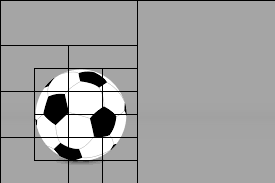
#> input picture Foot_gris_20.png, 275 x 183 px, given in place of Foot.png, which was not available
$ jupyter execute --allow-errors 'Arbre_Structure_Hiérarchiques.ipynb'   (text cells are left out)
#> lines starting #> are read from the running program, lines starting #| are printed output that depends on the picture; after the words box and inside, x2 and y2 are one past the last pixel; in counts of white or black regions, pixels touching at a corner belong together; long printed decimals are rounded; pictures that were not available may be replaced by others from this repository, and a replacement may not be noted
[cell 1]
import numpy as np
import pandas as pd
import random
from matplotlib import pyplot as plt
from sklearn import datasets
import graphviz
import cv2 as cv

[cell 2]
img_gris=cv.imread("C:/Users/pypar/Documents/M1 MMAA/Semestre 8/ProjetDeRecherche/Image/Foot.png",0)
#> img_gris is the input picture: shape (183, 275); min 0, max 255, mean 161.6
cv.imshow("Image Par defaut",img_gris)
k=cv.waitKey(0)
#> (key Esc is pressed here)

[cell 3]
img_color=cv.imread("C:/Users/pypar/Documents/M1 MMAA/Semestre 8/ProjetDeRecherche/Image/Foot.png",1)

[cell 4]
"""img=cv.imread("C:/Users/pypar/Documents/M1 MMAA/Semestre 8/ProjetDeRecherche/Image/Foot.png",0)
h,l=img.shape
for i in range(h):
    for j in range (l):
        if img[i][j]>128:
            img[i][j]=255
        else:
            img[i][j]=0
cv.imshow("Image Par defaut",img)
k=cv.waitKey(0)
"""

[cell 5]
_, thres=cv.threshold(img_gris,127,255,cv.THRESH_BINARY)
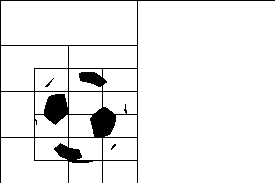
#> thres: shape (183, 275); 93.3% white; 3 black regions (2 under 20 px), largest, box (x1, y1, x2, y2) and area: (0, 0, 275, 183) 3338
#> in Homogeneite, `moyenne=np.mean(img)`: moyenne = 237.9
#> in segmentation_recursif, `node.is_leaf,node.color  = Homogeneite(img)`: node.is_leaf = False; node.color = 237.9
cv.imshow("Foot",img_gris)
cv.imshow("Test_Seuil",thres)
cv.waitKey(0)
cv.destroyAllWindows()

[cell 6]
def split_image(img):
    h,l=img.shape
#> h = 183; l = 275
    if (h>1 and l>1):
        img_0=img[:h//2,:l//2]
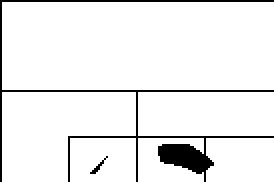
#> img_0: shape (91, 137) (shown 2 times larger); 93.3% white; 2 black regions (1 under 20 px), largest, box (x1, y1, x2, y2) and area: (0, 0, 137, 91) 817
        img_1=img[:h//2,l//2:]
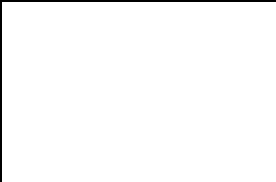
#> img_1: shape (91, 138) (shown 2 times larger); 98.2% white; black in thin lines or dots
        img_2=img[h//2:,:l//2]
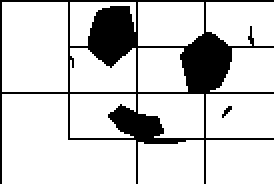
#> img_2: shape (92, 137) (shown 2 times larger); 82.4% white; 2 black regions (1 under 20 px), largest, box (x1, y1, x2, y2) and area: (0, 0, 137, 92) 2201
        img_3=img[h//2:,l//2:]
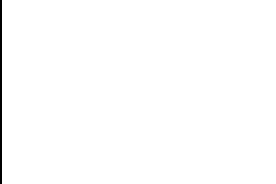
#> img_3: shape (92, 138) (shown 2 times larger); 99.3% white; black in thin lines or dots, all inside (x1, y1, x2, y2) = (0, 0, 1, 92)
        return True,img_0,img_1,img_2,img_3
    else:
        return False,None,None,None,None

[cell 7]
CST_BLANC=255
CST_NOIR=0
def Homogeneite(img):
    moyenne=np.mean(img)
    return (moyenne==CST_BLANC or moyenne==CST_NOIR),moyenne

[cell 8]
class Node:
    num=0
    def __init__(self,x0,y0,x1,y1):
        self.x0=x0
        self.x1=x1
        self.y0=y0
        self.y1=y1
        self.is_leaf= False
        self.color = None
        self.subnode = [None,None,None,None]
        self.name = self.getName()

    def getName(self):
        Node.num += 1
        return "<" + str(Node.num) + ">"

    def contains(self,x,y):
        return (x>=self.x0 and x<=self.x1) and (y>=self.y0 and y<=self.y1)

    def get_taille(self):
        return (self.x1-self.x0),(self.y1-self.y0)

    def display(self,d):  # utilisation de la libraire graphviz pour avoir un joli affichage

        info = ";".join([str(self.x0),str(self.y0),str(self.x1),str(self.y1)])
        if self.is_leaf:
            d.node(self.name,"["+str(self.color)+"]"+"\n" + info + "\n")
        else:
            d.node(self.name,"X\n" + info + "\n", color="red")
            for s in self.subnode:
                if s:
                    s.display(d)
                    d.edge(self.name,s.name,s.name)

[cell 9]
class DecisionTree:
    maxProf=0
    def __init__(self,img,max_split=30):
        self.split=0
        self.max_split=max_split
        self.tree=None
        self.img=img
        self.nbiter=0
        Node.num=0

    def segmentation_recursif(self,img,x=0,y=0):
        """Pas appelée directement"""

        node=None

        if self.split<self.max_split:
            h,l=img.shape
            node = Node(x,y,x+l,y+h)

            node.is_leaf,node.color  = Homogeneite(img) # On appelle la fonction défini plus pour faire notre split

            if not node.is_leaf:
                valide,img_a,img_b,img_c,img_d=split_image(img)
#> valide = True
                if valide:
                    self.split+=1
                    if self.split > DecisionTree.maxProf:
                        DecisionTree.maxProf = self.split
                    node.subnode[0]=self.segmentation_recursif(img_a,x,y)
#> in split_image (call 2), `img_0=img[:h//2,:l//2]`: img_0: shape (45, 68); 96.3% white; black in thin lines or dots
#> in split_image (call 2), `img_1=img[:h//2,l//2:]`: img_1: shape (45, 69); 97.8% white; black in thin lines or dots, all inside (x1, y1, x2, y2) = (0, 0, 69, 1)
#> in split_image (call 2), `img_2=img[h//2:,:l//2]`: img_2: shape (46, 68); 94% white; black in thin lines or dots
#> in split_image (call 2), `img_3=img[h//2:,l//2:]`:
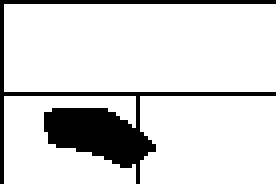
#> img_3: shape (46, 69) (shown 4 times larger); 85.3% white; 1 black region, box (x1, y1, x2, y2) and area: (0, 0, 69, 46) 467
#> in split_image (call 3), `img_0=img[:h//2,:l//2]`: img_0: shape (22, 34); 92.6% white; black in thin lines or dots
#> in split_image (call 3), `img_1=img[:h//2,l//2:]`:
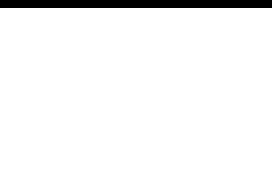
#> img_1: shape (22, 34) (shown 8 times larger); 95.5% white; black in thin lines or dots, all inside (x1, y1, x2, y2) = (0, 0, 34, 1)
#> in split_image (call 3), `img_2=img[h//2:,:l//2]`:
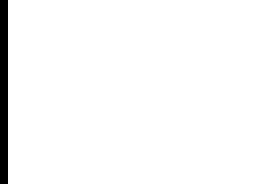
#> img_2: shape (23, 34) (shown 8 times larger); 97.1% white; black in thin lines or dots, all inside (x1, y1, x2, y2) = (0, 0, 1, 23)
#> in split_image (call 3), `img_3=img[h//2:,l//2:]`: img_3: shape (23, 34); every value is 255
                    node.subnode[1]=self.segmentation_recursif(img_b,x+l//2,y)
                    node.subnode[2]=self.segmentation_recursif(img_c,x,y+h//2)
                    node.subnode[3]=self.segmentation_recursif(img_d,x+l//2,y+h//2)
                    self.split-=1

        return node

    def segmentation(self):

        self.tree=self.segmentation_recursif(self.img)

        return self.tree

    def getleaf(self,x,y,node):
#> called with x = 12, y = 55
        self.nbiter+=1
        if node:
            if node.is_leaf:
                return node
            else:
                for s in node.subnode:
                    if s.contains(x,y):
                        return self.getleaf(x,y,s)
#> this loop made 1 pass

        return node


    def predict(self,x,y):
        self.nbiter=0
        return self.getleaf(x,y,self.tree)

    def displayF(self,x,y):
        p=self.predict(x,y)
        if p:
            print("Node:" + str(p.name) + ",recur=" + str(self.nbiter) + " val["+str(x)+","+str(y)+"] = "+str(p.color)+"   rectangle= ("+ str(p.x0)+" ; "+str(p.y0)+" );( "+str(p.x1)+" ; "+str(p.y1)+" ) ")
#| Node:<467>,recur=6 val[12,55] = 255.0   rectangle= (8 ; 50 );( 17 ; 56 )
#> the loop in getleaf (call 2), `for s in node.subnode:` made 1 pass
#| Node:<985>,recur=6 val[102,55] = 255.0   rectangle= (93 ; 50 );( 102 ; 56 )
#| Node:<1>,recur=1 val[12,515] = 237.929   rectangle= (0 ; 0 );( 275 ; 183 )
        else:
            print("Hors zone")


    def reconstruction_node(self,img,node,taillemin):
#> called with taillemin = 20
        if node:
            if not node.is_leaf:
                tx,ty=node.get_taille()
#> tx = 275; ty = 183
                if (tx>taillemin) and (ty>taillemin):
                    cv.rectangle(img,(node.x0,node.y0),(node.x1,node.y1),(0,0,255),1)
                    for s in node.subnode:
                        self.reconstruction_node(img,s,taillemin)
#> this loop made 4 passes
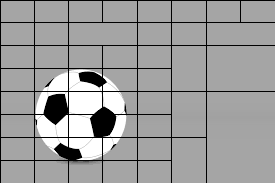
#> img: shape (183, 275); 2.71% of pixels changed, all inside (x1, y1, x2, y2) = (1, 1, 275, 183)

    def reconstruction_rec(self,img,taillemin=30):
        reconstruction=img.copy()
        self.reconstruction_node(reconstruction,self.tree,taillemin)
        return reconstruction

    def sauvegarde_image_rec(self,img,label,filename,taillemin=10):
        nouvelle_img=self.reconstruction_rec(img,taillemin)
        cv.imshow(label,nouvelle_img)
        cv.imwrite(filename,nouvelle_img)
        k=cv.waitKey(0)
        cv.destroyAllWindows()

[cell 10]
Arbre=DecisionTree(thres,max_split=100)
Racine=Arbre.segmentation()
print("Profondeur max:" + str(DecisionTree.maxProf))

#> (a cell that did not finish here is left out)

[cell 12]
Arbre.displayF(12,55)
Arbre.displayF(102,55)
Arbre.displayF(12,515)

[cell 13]
nouvelle_img=Arbre.reconstruction_rec(img_gris,taillemin=20)
cv.imshow("Exemple",nouvelle_img)
k=cv.waitKey(0)
#> (key Esc is pressed here)
cv.destroyAllWindows()

[cell 14]
Arbre.sauvegarde_image_rec(img_gris,"Foot_gris_20","C:/Users/pypar/Documents/M1 MMAA/Semestre 8/ProjetDeRecherche/Image/Foot_gris_20.png",taillemin=20)
#> (key Esc is pressed here)
Arbre.sauvegarde_image_rec(img_color,"Foot_color_20","C:/Users/pypar/Documents/M1 MMAA/Semestre 8/ProjetDeRecherche/Image/Foot_color_20.png",taillemin=20)
#> (key Enter is pressed here)
Arbre.sauvegarde_image_rec(img_color,"Foot_color_4","C:/Users/pypar/Documents/M1 MMAA/Semestre 8/ProjetDeRecherche/Image/Foot_color_4.png",taillemin=4)
#> call 4 of reconstruction_rec, with taillemin = 4
#> in reconstruction_rec (call 4), `self.reconstruction_node(reconstruction,self.tree,taillemin)`:
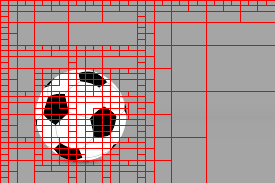
#> reconstruction: shape (183, 275, 3); mean B, G, R 143.3, 143.3, 179.6
